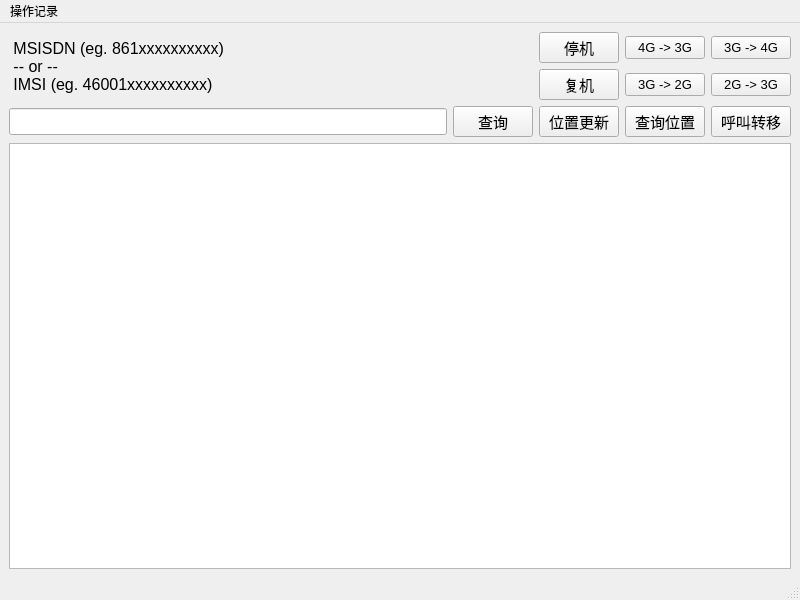
<?xml version="1.0" encoding="UTF-8"?>
<ui version="4.0">
 <class>MainWindow</class>
 <widget class="QMainWindow" name="MainWindow">
  <property name="geometry">
   <rect>
    <x>0</x>
    <y>0</y>
    <width>800</width>
    <height>600</height>
   </rect>
  </property>
  <property name="sizePolicy">
   <sizepolicy hsizetype="Fixed" vsizetype="Fixed">
    <horstretch>0</horstretch>
    <verstretch>0</verstretch>
   </sizepolicy>
  </property>
  <property name="minimumSize">
   <size>
    <width>800</width>
    <height>0</height>
   </size>
  </property>
  <property name="maximumSize">
   <size>
    <width>800</width>
    <height>600</height>
   </size>
  </property>
  <property name="windowTitle">
   <string>DHLR</string>
  </property>
  <property name="windowIcon">
   <iconset>
    <normaloff>DHLR.ico</normaloff>DHLR.ico</iconset>
  </property>
  <widget class="QWidget" name="centralwidget">
   <layout class="QGridLayout" name="gridLayout">
    <item row="0" column="0" rowspan="2">
     <widget class="QLabel" name="label">
      <property name="font">
       <font>
        <pointsize>12</pointsize>
       </font>
      </property>
      <property name="text">
       <string> MSISDN (eg. 861xxxxxxxxxx)
 -- or --
 IMSI (eg. 46001xxxxxxxxxx)</string>
      </property>
     </widget>
    </item>
    <item row="0" column="2">
     <widget class="QPushButton" name="btnStop">
      <property name="font">
       <font>
        <pointsize>11</pointsize>
       </font>
      </property>
      <property name="text">
       <string>停机</string>
      </property>
     </widget>
    </item>
    <item row="0" column="3">
     <widget class="QPushButton" name="btn4to3">
      <property name="font">
       <font>
        <pointsize>10</pointsize>
       </font>
      </property>
      <property name="text">
       <string>4G -&gt; 3G</string>
      </property>
     </widget>
    </item>
    <item row="0" column="4">
     <widget class="QPushButton" name="btn3to4">
      <property name="font">
       <font>
        <pointsize>10</pointsize>
       </font>
      </property>
      <property name="text">
       <string>3G -&gt; 4G</string>
      </property>
     </widget>
    </item>
    <item row="1" column="2">
     <widget class="QPushButton" name="btnRest">
      <property name="minimumSize">
       <size>
        <width>0</width>
        <height>20</height>
       </size>
      </property>
      <property name="font">
       <font>
        <pointsize>11</pointsize>
       </font>
      </property>
      <property name="text">
       <string>复机</string>
      </property>
     </widget>
    </item>
    <item row="1" column="3">
     <widget class="QPushButton" name="btn3to2">
      <property name="minimumSize">
       <size>
        <width>0</width>
        <height>20</height>
       </size>
      </property>
      <property name="font">
       <font>
        <pointsize>10</pointsize>
       </font>
      </property>
      <property name="text">
       <string>3G -&gt; 2G</string>
      </property>
     </widget>
    </item>
    <item row="1" column="4">
     <widget class="QPushButton" name="btn2to3">
      <property name="font">
       <font>
        <pointsize>10</pointsize>
       </font>
      </property>
      <property name="text">
       <string>2G -&gt; 3G</string>
      </property>
     </widget>
    </item>
    <item row="2" column="0">
     <widget class="QLineEdit" name="inputBox">
      <property name="font">
       <font>
        <pointsize>12</pointsize>
       </font>
      </property>
      <property name="maxLength">
       <number>15</number>
      </property>
     </widget>
    </item>
    <item row="2" column="1">
     <widget class="QPushButton" name="btnQuery">
      <property name="font">
       <font>
        <pointsize>11</pointsize>
       </font>
      </property>
      <property name="text">
       <string>查询</string>
      </property>
     </widget>
    </item>
    <item row="2" column="2">
     <widget class="QPushButton" name="btnLocUpd">
      <property name="font">
       <font>
        <pointsize>11</pointsize>
       </font>
      </property>
      <property name="text">
       <string>位置更新</string>
      </property>
     </widget>
    </item>
    <item row="2" column="3">
     <widget class="QPushButton" name="btnQueryOther">
      <property name="font">
       <font>
        <pointsize>11</pointsize>
       </font>
      </property>
      <property name="text">
       <string>查询位置</string>
      </property>
     </widget>
    </item>
    <item row="2" column="4">
     <widget class="QPushButton" name="btnCFx">
      <property name="font">
       <font>
        <pointsize>11</pointsize>
       </font>
      </property>
      <property name="text">
       <string>呼叫转移</string>
      </property>
     </widget>
    </item>
    <item row="3" column="0" colspan="5">
     <widget class="QTextBrowser" name="textBrowser">
      <property name="font">
       <font>
        <pointsize>12</pointsize>
       </font>
      </property>
     </widget>
    </item>
   </layout>
  </widget>
  <widget class="QMenuBar" name="menubar">
   <property name="geometry">
    <rect>
     <x>0</x>
     <y>0</y>
     <width>800</width>
     <height>21</height>
    </rect>
   </property>
   <widget class="QMenu" name="menu">
    <property name="title">
     <string>操作记录</string>
    </property>
    <addaction name="menu_openLog"/>
    <addaction name="menu_clearLog"/>
   </widget>
   <addaction name="menu"/>
  </widget>
  <widget class="QStatusBar" name="statusbar">
   <property name="font">
    <font>
     <pointsize>10</pointsize>
    </font>
   </property>
  </widget>
  <action name="menu_openLog">
   <property name="text">
    <string>打开记录</string>
   </property>
  </action>
  <action name="actionClear">
   <property name="text">
    <string>clear</string>
   </property>
  </action>
  <action name="menu_clearLog">
   <property name="text">
    <string>清空记录</string>
   </property>
  </action>
 </widget>
 <tabstops>
  <tabstop>inputBox</tabstop>
  <tabstop>btnQuery</tabstop>
  <tabstop>btnLocUpd</tabstop>
  <tabstop>btnQueryOther</tabstop>
  <tabstop>btnCFx</tabstop>
  <tabstop>btn4to3</tabstop>
  <tabstop>btn3to4</tabstop>
  <tabstop>btn3to2</tabstop>
  <tabstop>btn2to3</tabstop>
  <tabstop>btnStop</tabstop>
  <tabstop>btnRest</tabstop>
  <tabstop>textBrowser</tabstop>
 </tabstops>
 <resources/>
 <connections/>
</ui>
